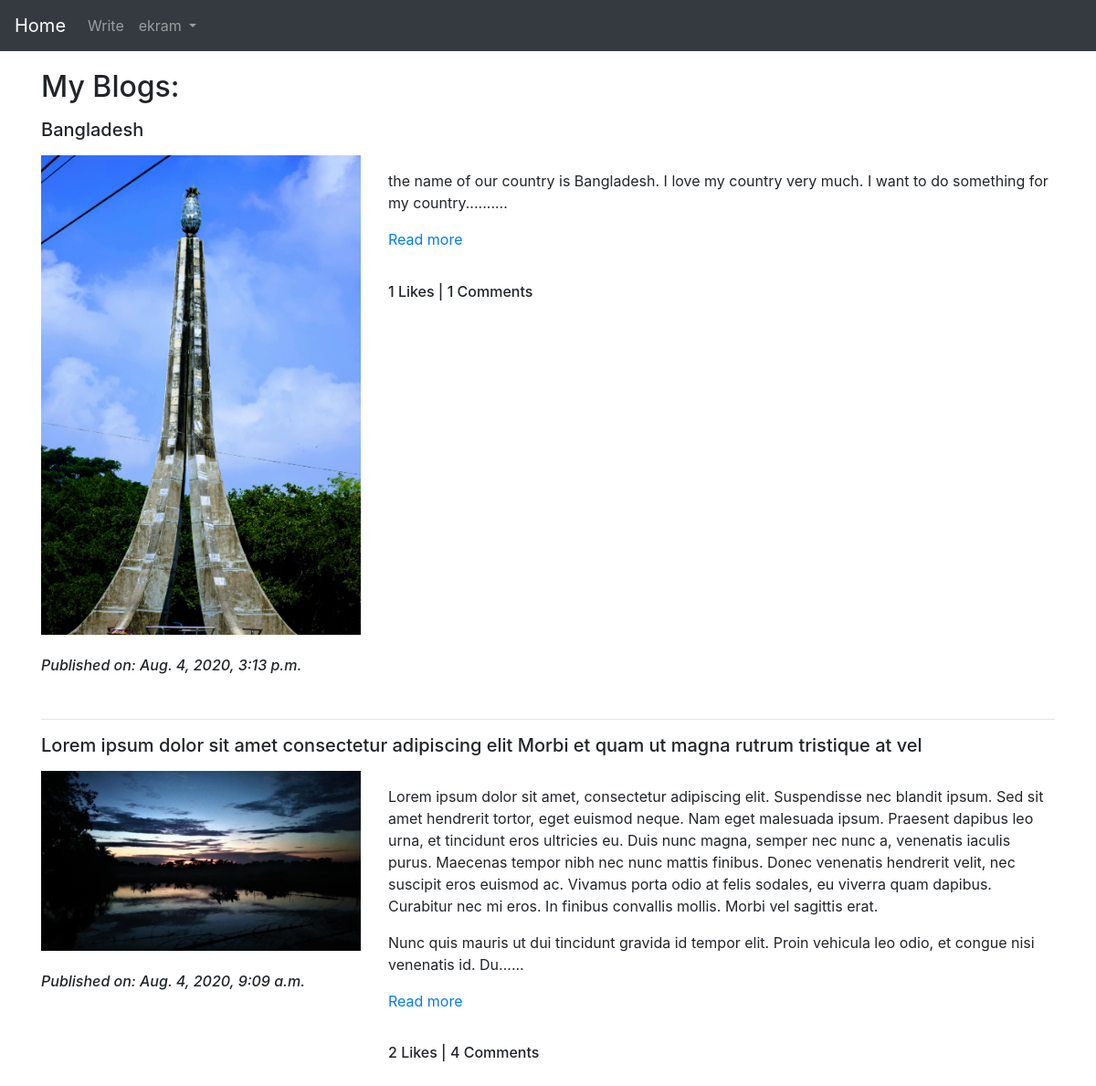
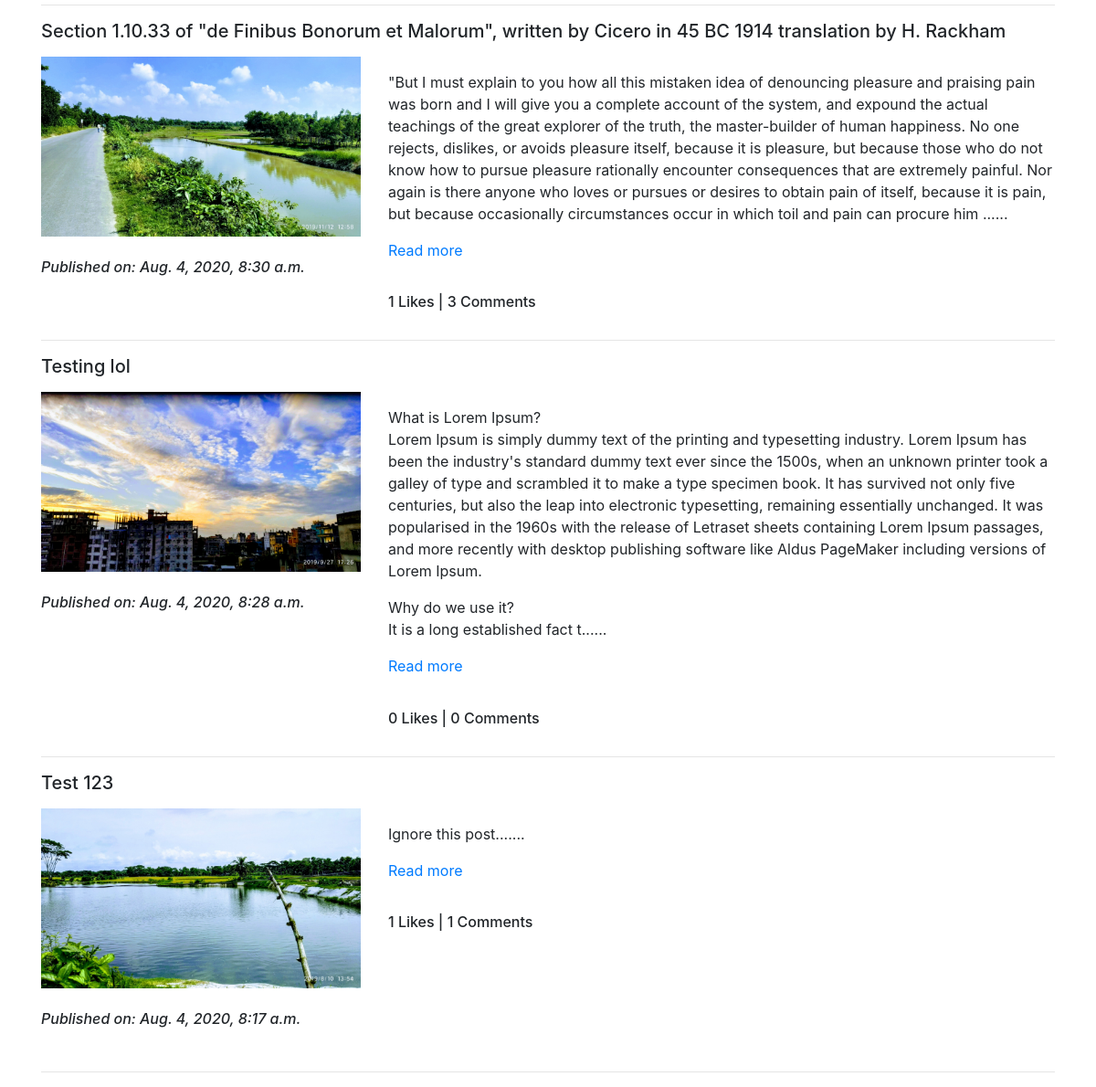
Page /blog/my_blogs/ (signed in) on the committed database (2 pictures, top to bottom).
### App_Blog/models.py (models this page shows, shortened)
class Blog(models.Model):
    author = models.ForeignKey(User, on_delete = models.CASCADE, related_name='post_author')
    blog_title = models.CharField(max_length = 264, verbose_name = 'Input your title')
    slug = models.SlugField(max_length = 264, unique = True)
    blog_content = models.TextField(verbose_name = 'What is on your mind ?')
    blog_image = models.ImageField(upload_to = 'blog_images',verbose_name = 'Image')
    publish_date = models.DateTimeField(auto_now_add = True)
    update_date = models.DateTimeField(auto_now = True)
    class Meta:
        ordering = ('-publish_date',)

### App_Blog/views.py (the view)
# urls.py: path('my_blogs/',views.MyBlogs.as_view(),name='my_blogs'),
class MyBlogs(LoginRequiredMixin,TemplateView):
    template_name = 'App_Blog/my_blogs.html'

### App_Blog/templatetags/custom_filters.py (called while the page is built)
def range_filter(value):
    return value[0:650] + '......'

### templates/App_Blog/my_blogs.html (shortened to what this page needs)
{% extends 'base.html' %}
{% load custom_filters %}
{% block body_block %}
<h2>My Blogs:</h2>
{% for blog in user.post_author.all %}
<p><h5>{{ blog.blog_title }}</h5></p>
<div class="row">
  <div class="col-sm-4">
    <img src="/media/{{blog.blog_image}}" width="100%"><br><br>
    <i><h6>Published on: {{ blog.publish_date }}</h6></i><br>
  </div>
  <div class="col-sm-8">
    <p>{{blog.blog_content|range_filter|linebreaks}}<a href="{% url 'App_Blog:blog_details' slug=blog.slug %}">Read more</a></p>
    <h6><br><p>{{blog.liked_blog.count}} Likes | {{blog.blog_comment.count}} Comments</p></h6>
  </div>
</div>
<hr>
{% endfor %}
{% endblock %}

### templates/base.html (shortened to what this page needs)
<!DOCTYPE html>
<html lang="en" dir="ltr">
  <head>
    <link rel="stylesheet" href="https://stackpath.bootstrapcdn.com/bootstrap/4.5.0/css/bootstrap.min.css">
  </head>
  <body>
    <nav class="navbar navbar-expand-lg navbar-dark bg-dark">
  <a class="navbar-brand" href="{% url 'index' %}">Home</a>
  <div class="collapse navbar-collapse" id="navbarNavDropdown">
    <ul class="navbar-nav">
      {% if user.is_authenticated %}
      <li class="nav-item">
        <a class="nav-link" href="{% url 'App_Blog:create_blog' %}">Write</a>
      </li>
      <li class="nav-item dropdown">
        <a class="nav-link dropdown-toggle" href="{% url 'index' %}" id="navbarDropdownMenuLink" data-toggle="dropdown" aria-haspopup="true" aria-expanded="false">
          {{user.username}}
        </a>
          {% endif %}
      </li>
    </ul>
  </div>
</nav>
<div style="padding-top:20px" class="container">
  {% block body_block %}
  {% endblock %}
</div>
  </body>
</html>

### rows in the picture
Blog: blog_title "Bangladesh", blog_image (picture), publish_date "Aug. 4, 2020, 3:13 p.m.", blog_content|range_filter "the name of our country is Bangladesh. I love my country very much. I want to do something for my country..........", liked_blog.count "1", blog_comment.count "1"
Blog: blog_title "Lorem ipsum dolor sit amet consectetur adipiscing elit Morbi et quam ut magna rutrum tristique at vel", blog_image (picture), publish_date "Aug. 4, 2020, 9:09 a.m.", blog_content|range_filter "Lorem ipsum dolor sit amet, consectetur adipiscing elit. Suspendisse nec blandit ipsum. Sed sit amet hendrerit tortor, eget euismod neque. Nam eget malesuada ipsum. Praesent dapibus leo urna, et tincidunt eros ultricies eu. Duis nunc magna, semper nec nunc a, venenatis iaculis purus. Maecenas tempor nibh nec nunc mattis finibus. Donec venenatis hendrerit velit, nec suscipit eros euismod ac. Vivamus porta odio at felis sodales, eu viverra quam dapibus. Curabitur nec mi eros. In finibus convallis mollis. Morbi vel sagittis erat. Nunc quis mauris ut dui tincidunt gravida id tempor elit. Proin vehicula leo odio, et congue nisi venenatis id. Du......", liked_blog.count "2", blog_comment.count "4"
Blog: blog_title "Section 1.10.33 of \"de Finibus Bonorum et Malorum\", written by Cicero in 45 BC 1914 translation by H. Rackham", blog_image (picture), publish_date "Aug. 4, 2020, 8:30 a.m.", blog_content|range_filter "\"But I must explain to you how all this mistaken idea of denouncing pleasure and praising pain was born and I will give you a complete account of the system, and expound the actual teachings of the great explorer of the truth, the master-builder of human happiness. No one rejects, dislikes, or avoids pleasure itself, because it is pleasure, but because those who do not know how to pursue pleasure rationally encounter consequences that are extremely painful. Nor again is there anyone who loves or pursues or desires to obtain pain of itself, because it is pain, but because occasionally circumstances occur in which toil and pain can procure him ......", liked_blog.count "1", blog_comment.count "3"
Blog: blog_title "Testing lol", blog_image (picture), publish_date "Aug. 4, 2020, 8:28 a.m.", blog_content|range_filter "What is Lorem Ipsum? Lorem Ipsum is simply dummy text of the printing and typesetting industry. Lorem Ipsum has been the industry's standard dummy text ever since the 1500s, when an unknown printer took a galley of type and scrambled it to make a type specimen book. It has survived not only five centuries, but also the leap into electronic typesetting, remaining essentially unchanged. It was popularised in the 1960s with the release of Letraset sheets containing Lorem Ipsum passages, and more recently with desktop publishing software like Aldus PageMaker including versions of Lorem Ipsum. Why do we use it? It is a long established fact t......", liked_blog.count "0", blog_comment.count "0"
Blog: blog_title "Test 123", blog_image (picture), publish_date "Aug. 4, 2020, 8:17 a.m.", blog_content|range_filter "Ignore this post.......", liked_blog.count "1", blog_comment.count "1"

### other values in the picture
{{ user.username }} "ekram"
